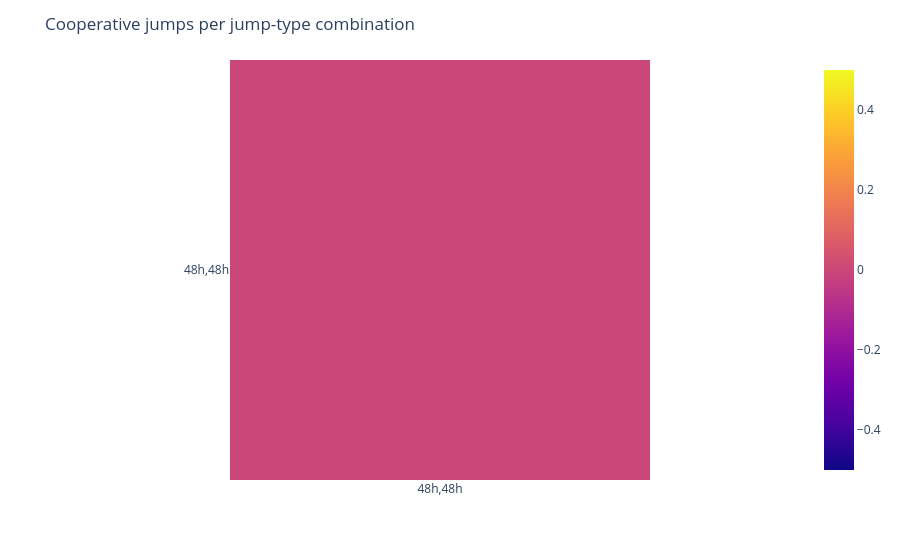

Here is the notebook cell this chart was saved with:
### Code cell
jumps.plot_collective_jumps()

### Figure 1 — Plotly figure (JSON) as saved in the notebook; plotly's stock layout.template omitted (floating-point values rounded to 4 significant figures)
{"data": [{"coloraxis": "coloraxis", "hovertemplate": "x: %{x}<br>y: %{y}<br>color: %{z}<extra></extra>", "name": "0", "type": "heatmap", "xaxis": "x", "yaxis": "y", "z": [[0]]}], "layout": {"coloraxis": {"colorscale": [[0.0, "#0d0887"], [0.1111, "#46039f"], [0.2222, "#7201a8"], [0.3333, "#9c179e"], [0.4444, "#bd3786"], [0.5556, "#d8576b"], [0.6667, "#ed7953"], [0.7778, "#fb9f3a"], [0.8889, "#fdca26"], [1.0, "#f0f921"]]}, "margin": {"t": 60}, "title": {"text": "Cooperative jumps per jump-type combination"}, "xaxis": {"anchor": "y", "constrain": "domain", "domain": [0.0, 1.0], "scaleanchor": "y", "tickmode": "array", "ticktext": [["48h", "48h"]], "tickvals": [0]}, "yaxis": {"anchor": "x", "autorange": "reversed", "constrain": "domain", "domain": [0.0, 1.0], "tickmode": "array", "ticktext": [["48h", "48h"]], "tickvals": [0]}}}
